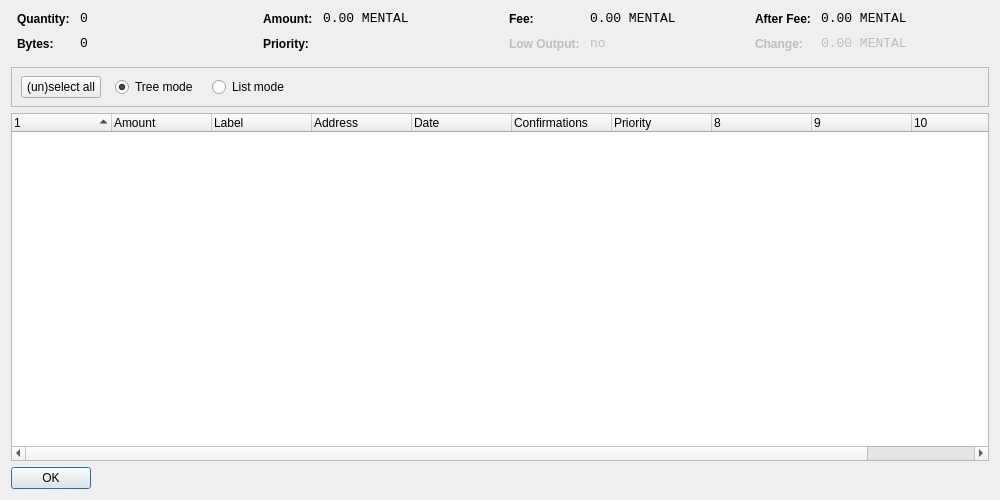
<?xml version="1.0" encoding="UTF-8"?>
<ui version="4.0">
 <class>CoinControlDialog</class>
 <widget class="QDialog" name="CoinControlDialog">
  <property name="geometry">
   <rect>
    <x>0</x>
    <y>0</y>
    <width>1000</width>
    <height>500</height>
   </rect>
  </property>
  <property name="windowTitle">
   <string>Coin Control</string>
  </property>
  <layout class="QVBoxLayout" name="verticalLayout">
   <item>
    <layout class="QHBoxLayout" name="horizontalLayoutTop" stretch="0,0,0,0">
     <property name="topMargin">
      <number>0</number>
     </property>
     <property name="bottomMargin">
      <number>10</number>
     </property>
     <item>
      <layout class="QFormLayout" name="formLayoutCoinControl1">
       <property name="horizontalSpacing">
        <number>10</number>
       </property>
       <property name="verticalSpacing">
        <number>10</number>
       </property>
       <property name="leftMargin">
        <number>6</number>
       </property>
       <property name="rightMargin">
        <number>6</number>
       </property>
       <item row="0" column="0">
        <widget class="QLabel" name="labelCoinControlQuantityText">
         <property name="styleSheet">
          <string notr="true">font-weight:bold;</string>
         </property>
         <property name="text">
          <string>Quantity:</string>
         </property>
        </widget>
       </item>
       <item row="0" column="1">
        <widget class="QLabel" name="labelCoinControlQuantity">
         <property name="font">
          <font>
           <family>Monospace</family>
           <pointsize>10</pointsize>
          </font>
         </property>
         <property name="cursor">
          <cursorShape>IBeamCursor</cursorShape>
         </property>
         <property name="contextMenuPolicy">
          <enum>Qt::ActionsContextMenu</enum>
         </property>
         <property name="text">
          <string notr="true">0</string>
         </property>
         <property name="textInteractionFlags">
          <set>Qt::LinksAccessibleByMouse|Qt::TextSelectableByKeyboard|Qt::TextSelectableByMouse</set>
         </property>
        </widget>
       </item>
       <item row="1" column="0">
        <widget class="QLabel" name="labelCoinControlBytesText">
         <property name="styleSheet">
          <string notr="true">font-weight:bold;</string>
         </property>
         <property name="text">
          <string>Bytes:</string>
         </property>
        </widget>
       </item>
       <item row="1" column="1">
        <widget class="QLabel" name="labelCoinControlBytes">
         <property name="font">
          <font>
           <family>Monospace</family>
           <pointsize>10</pointsize>
          </font>
         </property>
         <property name="cursor">
          <cursorShape>IBeamCursor</cursorShape>
         </property>
         <property name="contextMenuPolicy">
          <enum>Qt::ActionsContextMenu</enum>
         </property>
         <property name="text">
          <string notr="true">0</string>
         </property>
         <property name="textInteractionFlags">
          <set>Qt::LinksAccessibleByMouse|Qt::TextSelectableByKeyboard|Qt::TextSelectableByMouse</set>
         </property>
        </widget>
       </item>
      </layout>
     </item>
     <item>
      <layout class="QFormLayout" name="formLayoutCoinControl2">
       <property name="horizontalSpacing">
        <number>10</number>
       </property>
       <property name="verticalSpacing">
        <number>10</number>
       </property>
       <property name="leftMargin">
        <number>6</number>
       </property>
       <property name="rightMargin">
        <number>6</number>
       </property>
       <item row="0" column="0">
        <widget class="QLabel" name="labelCoinControlAmountText">
         <property name="styleSheet">
          <string notr="true">font-weight:bold;</string>
         </property>
         <property name="text">
          <string>Amount:</string>
         </property>
        </widget>
       </item>
       <item row="0" column="1">
        <widget class="QLabel" name="labelCoinControlAmount">
         <property name="font">
          <font>
           <family>Monospace</family>
           <pointsize>10</pointsize>
          </font>
         </property>
         <property name="cursor">
          <cursorShape>IBeamCursor</cursorShape>
         </property>
         <property name="contextMenuPolicy">
          <enum>Qt::ActionsContextMenu</enum>
         </property>
         <property name="text">
          <string notr="true">0.00 MENTAL</string>
         </property>
         <property name="textInteractionFlags">
          <set>Qt::LinksAccessibleByMouse|Qt::TextSelectableByKeyboard|Qt::TextSelectableByMouse</set>
         </property>
        </widget>
       </item>
       <item row="1" column="0">
        <widget class="QLabel" name="labelCoinControlPriorityText">
         <property name="styleSheet">
          <string notr="true">font-weight:bold;</string>
         </property>
         <property name="text">
          <string>Priority:</string>
         </property>
        </widget>
       </item>
       <item row="1" column="1">
        <widget class="QLabel" name="labelCoinControlPriority">
         <property name="font">
          <font>
           <family>Monospace</family>
           <pointsize>10</pointsize>
          </font>
         </property>
         <property name="cursor">
          <cursorShape>IBeamCursor</cursorShape>
         </property>
         <property name="contextMenuPolicy">
          <enum>Qt::ActionsContextMenu</enum>
         </property>
         <property name="text">
          <string/>
         </property>
         <property name="textInteractionFlags">
          <set>Qt::LinksAccessibleByMouse|Qt::TextSelectableByKeyboard|Qt::TextSelectableByMouse</set>
         </property>
        </widget>
       </item>
      </layout>
     </item>
     <item>
      <layout class="QFormLayout" name="formLayoutCoinControl3">
       <property name="horizontalSpacing">
        <number>10</number>
       </property>
       <property name="verticalSpacing">
        <number>10</number>
       </property>
       <property name="leftMargin">
        <number>6</number>
       </property>
       <property name="rightMargin">
        <number>6</number>
       </property>
       <item row="0" column="0">
        <widget class="QLabel" name="labelCoinControlFeeText">
         <property name="styleSheet">
          <string notr="true">font-weight:bold;</string>
         </property>
         <property name="text">
          <string>Fee:</string>
         </property>
        </widget>
       </item>
       <item row="0" column="1">
        <widget class="QLabel" name="labelCoinControlFee">
         <property name="font">
          <font>
           <family>Monospace</family>
           <pointsize>10</pointsize>
          </font>
         </property>
         <property name="cursor">
          <cursorShape>IBeamCursor</cursorShape>
         </property>
         <property name="contextMenuPolicy">
          <enum>Qt::ActionsContextMenu</enum>
         </property>
         <property name="text">
          <string notr="true">0.00 MENTAL</string>
         </property>
         <property name="textInteractionFlags">
          <set>Qt::LinksAccessibleByMouse|Qt::TextSelectableByKeyboard|Qt::TextSelectableByMouse</set>
         </property>
        </widget>
       </item>
       <item row="1" column="0">
        <widget class="QLabel" name="labelCoinControlLowOutputText">
         <property name="enabled">
          <bool>false</bool>
         </property>
         <property name="styleSheet">
          <string notr="true">font-weight:bold;</string>
         </property>
         <property name="text">
          <string>Low Output:</string>
         </property>
        </widget>
       </item>
       <item row="1" column="1">
        <widget class="QLabel" name="labelCoinControlLowOutput">
         <property name="enabled">
          <bool>false</bool>
         </property>
         <property name="font">
          <font>
           <family>Monospace</family>
           <pointsize>10</pointsize>
          </font>
         </property>
         <property name="cursor">
          <cursorShape>IBeamCursor</cursorShape>
         </property>
         <property name="contextMenuPolicy">
          <enum>Qt::ActionsContextMenu</enum>
         </property>
         <property name="text">
          <string notr="true">no</string>
         </property>
         <property name="textInteractionFlags">
          <set>Qt::LinksAccessibleByMouse|Qt::TextSelectableByKeyboard|Qt::TextSelectableByMouse</set>
         </property>
        </widget>
       </item>
      </layout>
     </item>
     <item>
      <layout class="QFormLayout" name="formLayoutCoinControl4">
       <property name="horizontalSpacing">
        <number>10</number>
       </property>
       <property name="verticalSpacing">
        <number>10</number>
       </property>
       <property name="leftMargin">
        <number>6</number>
       </property>
       <property name="rightMargin">
        <number>6</number>
       </property>
       <item row="0" column="0">
        <widget class="QLabel" name="labelCoinControlAfterFeeText">
         <property name="styleSheet">
          <string notr="true">font-weight:bold;</string>
         </property>
         <property name="text">
          <string>After Fee:</string>
         </property>
        </widget>
       </item>
       <item row="0" column="1">
        <widget class="QLabel" name="labelCoinControlAfterFee">
         <property name="font">
          <font>
           <family>Monospace</family>
           <pointsize>10</pointsize>
          </font>
         </property>
         <property name="cursor">
          <cursorShape>IBeamCursor</cursorShape>
         </property>
         <property name="contextMenuPolicy">
          <enum>Qt::ActionsContextMenu</enum>
         </property>
         <property name="text">
          <string notr="true">0.00 MENTAL</string>
         </property>
         <property name="textInteractionFlags">
          <set>Qt::LinksAccessibleByMouse|Qt::TextSelectableByKeyboard|Qt::TextSelectableByMouse</set>
         </property>
        </widget>
       </item>
       <item row="1" column="0">
        <widget class="QLabel" name="labelCoinControlChangeText">
         <property name="enabled">
          <bool>false</bool>
         </property>
         <property name="styleSheet">
          <string notr="true">font-weight:bold;</string>
         </property>
         <property name="text">
          <string>Change:</string>
         </property>
        </widget>
       </item>
       <item row="1" column="1">
        <widget class="QLabel" name="labelCoinControlChange">
         <property name="enabled">
          <bool>false</bool>
         </property>
         <property name="font">
          <font>
           <family>Monospace</family>
           <pointsize>10</pointsize>
          </font>
         </property>
         <property name="cursor">
          <cursorShape>IBeamCursor</cursorShape>
         </property>
         <property name="contextMenuPolicy">
          <enum>Qt::ActionsContextMenu</enum>
         </property>
         <property name="text">
          <string notr="true">0.00 MENTAL</string>
         </property>
         <property name="textInteractionFlags">
          <set>Qt::LinksAccessibleByMouse|Qt::TextSelectableByKeyboard|Qt::TextSelectableByMouse</set>
         </property>
        </widget>
       </item>
      </layout>
     </item>
    </layout>
   </item>
   <item>
    <widget class="QFrame" name="frame">
     <property name="minimumSize">
      <size>
       <width>0</width>
       <height>40</height>
      </size>
     </property>
     <property name="frameShape">
      <enum>QFrame::StyledPanel</enum>
     </property>
     <property name="frameShadow">
      <enum>QFrame::Sunken</enum>
     </property>
     <widget class="QWidget" name="horizontalLayoutWidget">
      <property name="geometry">
       <rect>
        <x>10</x>
        <y>0</y>
        <width>781</width>
        <height>41</height>
       </rect>
      </property>
      <layout class="QHBoxLayout" name="horizontalLayoutPanel" stretch="0,0,0,0,0">
       <property name="spacing">
        <number>14</number>
       </property>
       <item>
        <widget class="QPushButton" name="pushButtonSelectAll">
         <property name="sizePolicy">
          <sizepolicy hsizetype="Maximum" vsizetype="Fixed">
           <horstretch>0</horstretch>
           <verstretch>0</verstretch>
          </sizepolicy>
         </property>
         <property name="text">
          <string>(un)select all</string>
         </property>
        </widget>
       </item>
       <item>
        <widget class="QRadioButton" name="radioTreeMode">
         <property name="sizePolicy">
          <sizepolicy hsizetype="Maximum" vsizetype="Fixed">
           <horstretch>0</horstretch>
           <verstretch>0</verstretch>
          </sizepolicy>
         </property>
         <property name="text">
          <string>Tree mode</string>
         </property>
         <property name="checked">
          <bool>true</bool>
         </property>
        </widget>
       </item>
       <item>
        <widget class="QRadioButton" name="radioListMode">
         <property name="sizePolicy">
          <sizepolicy hsizetype="Maximum" vsizetype="Fixed">
           <horstretch>0</horstretch>
           <verstretch>0</verstretch>
          </sizepolicy>
         </property>
         <property name="text">
          <string>List mode</string>
         </property>
        </widget>
       </item>
       <item>
        <spacer name="horizontalSpacer">
         <property name="orientation">
          <enum>Qt::Horizontal</enum>
         </property>
         <property name="sizeHint" stdset="0">
          <size>
           <width>40</width>
           <height>20</height>
          </size>
         </property>
        </spacer>
       </item>
      </layout>
     </widget>
    </widget>
   </item>
   <item>
    <widget class="CoinControlTreeWidget" name="treeWidget">
     <property name="contextMenuPolicy">
      <enum>Qt::CustomContextMenu</enum>
     </property>
     <property name="sortingEnabled">
      <bool>false</bool>
     </property>
     <property name="columnCount">
      <number>11</number>
     </property>
     <attribute name="headerShowSortIndicator" stdset="0">
      <bool>true</bool>
     </attribute>
     <attribute name="headerStretchLastSection">
      <bool>false</bool>
     </attribute>
     <column>
      <property name="text">
       <string/>
      </property>
     </column>
     <column>
      <property name="text">
       <string>Amount</string>
      </property>
     </column>
     <column>
      <property name="text">
       <string>Label</string>
      </property>
     </column>
     <column>
      <property name="text">
       <string>Address</string>
      </property>
     </column>
     <column>
      <property name="text">
       <string>Date</string>
      </property>
     </column>
     <column>
      <property name="text">
       <string>Confirmations</string>
      </property>
      <property name="toolTip">
       <string>Confirmed</string>
      </property>
     </column>
     <column>
      <property name="text">
       <string>Priority</string>
      </property>
     </column>
     <column>
      <property name="text">
       <string/>
      </property>
     </column>
     <column>
      <property name="text">
       <string/>
      </property>
     </column>
     <column>
      <property name="text">
       <string/>
      </property>
     </column>
     <column>
      <property name="text">
       <string/>
      </property>
     </column>
    </widget>
   </item>
   <item>
    <widget class="QDialogButtonBox" name="buttonBox">
     <property name="sizePolicy">
      <sizepolicy hsizetype="Maximum" vsizetype="Fixed">
       <horstretch>0</horstretch>
       <verstretch>0</verstretch>
      </sizepolicy>
     </property>
     <property name="orientation">
      <enum>Qt::Horizontal</enum>
     </property>
     <property name="standardButtons">
      <set>QDialogButtonBox::Ok</set>
     </property>
    </widget>
   </item>
  </layout>
 </widget>
 <customwidgets>
  <customwidget>
   <class>CoinControlTreeWidget</class>
   <extends>QTreeWidget</extends>
   <header>coincontroltreewidget.h</header>
  </customwidget>
 </customwidgets>
 <resources/>
 <connections/>
</ui>
